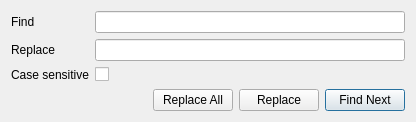
<?xml version="1.0" encoding="UTF-8"?>
<ui version="4.0">
 <class>FindDialog</class>
 <widget class="QDialog" name="FindDialog">
  <property name="geometry">
   <rect>
    <x>0</x>
    <y>0</y>
    <width>416</width>
    <height>122</height>
   </rect>
  </property>
  <property name="windowTitle">
   <string>Find/Replace</string>
  </property>
  <layout class="QVBoxLayout" name="verticalLayout">
   <item>
    <layout class="QFormLayout" name="formLayout">
     <property name="fieldGrowthPolicy">
      <enum>QFormLayout::AllNonFixedFieldsGrow</enum>
     </property>
     <item row="0" column="0">
      <widget class="QLabel" name="label">
       <property name="text">
        <string>Find</string>
       </property>
      </widget>
     </item>
     <item row="0" column="1">
      <widget class="QLineEdit" name="findText"/>
     </item>
     <item row="1" column="0">
      <widget class="QLabel" name="label_2">
       <property name="text">
        <string>Replace</string>
       </property>
      </widget>
     </item>
     <item row="1" column="1">
      <widget class="QLineEdit" name="replaceText"/>
     </item>
     <item row="2" column="0">
      <widget class="QLabel" name="caseSensitiveLabel">
       <property name="text">
        <string>Case sensitive</string>
       </property>
      </widget>
     </item>
     <item row="2" column="1">
      <widget class="QCheckBox" name="caseSensitive"/>
     </item>
    </layout>
   </item>
   <item>
    <spacer name="verticalSpacer">
     <property name="orientation">
      <enum>Qt::Vertical</enum>
     </property>
     <property name="sizeHint" stdset="0">
      <size>
       <width>20</width>
       <height>40</height>
      </size>
     </property>
    </spacer>
   </item>
   <item>
    <layout class="QHBoxLayout" name="horizontalLayout">
     <item>
      <spacer name="horizontalSpacer">
       <property name="orientation">
        <enum>Qt::Horizontal</enum>
       </property>
       <property name="sizeHint" stdset="0">
        <size>
         <width>40</width>
         <height>20</height>
        </size>
       </property>
      </spacer>
     </item>
     <item>
      <widget class="QPushButton" name="replaceAll">
       <property name="text">
        <string>Replace All</string>
       </property>
      </widget>
     </item>
     <item>
      <widget class="QPushButton" name="replace">
       <property name="text">
        <string>Replace</string>
       </property>
      </widget>
     </item>
     <item>
      <widget class="QPushButton" name="findNext">
       <property name="text">
        <string>Find Next</string>
       </property>
       <property name="default">
        <bool>true</bool>
       </property>
      </widget>
     </item>
    </layout>
   </item>
  </layout>
 </widget>
 <tabstops>
  <tabstop>findText</tabstop>
  <tabstop>replaceText</tabstop>
  <tabstop>caseSensitive</tabstop>
 </tabstops>
 <resources/>
 <connections>
  <connection>
   <sender>findNext</sender>
   <signal>clicked()</signal>
   <receiver>FindDialog</receiver>
   <slot>onFindNext()</slot>
   <hints>
    <hint type="sourcelabel">
     <x>47</x>
     <y>216</y>
    </hint>
    <hint type="destinationlabel">
     <x>273</x>
     <y>118</y>
    </hint>
   </hints>
  </connection>
  <connection>
   <sender>replace</sender>
   <signal>clicked()</signal>
   <receiver>FindDialog</receiver>
   <slot>onReplace()</slot>
   <hints>
    <hint type="sourcelabel">
     <x>128</x>
     <y>216</y>
    </hint>
    <hint type="destinationlabel">
     <x>273</x>
     <y>118</y>
    </hint>
   </hints>
  </connection>
  <connection>
   <sender>replaceAll</sender>
   <signal>clicked()</signal>
   <receiver>FindDialog</receiver>
   <slot>onReplaceAll()</slot>
   <hints>
    <hint type="sourcelabel">
     <x>209</x>
     <y>216</y>
    </hint>
    <hint type="destinationlabel">
     <x>273</x>
     <y>118</y>
    </hint>
   </hints>
  </connection>
 </connections>
 <slots>
  <signal>signal1()</signal>
  <slot>onFindNext()</slot>
  <slot>onReplace()</slot>
  <slot>onReplaceAll()</slot>
 </slots>
</ui>
